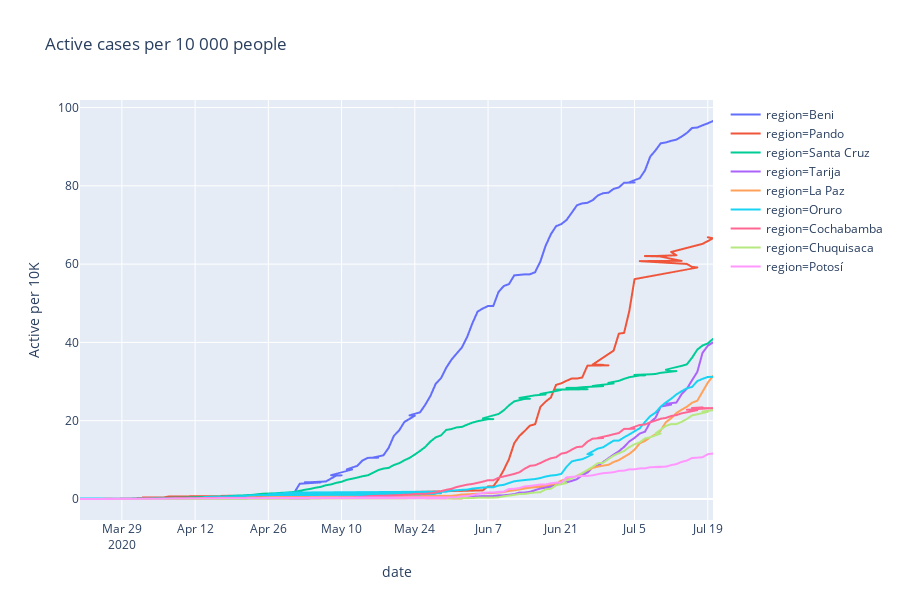

The notebook cell this image was saved under:
### Code cell
temp = df.groupby(['date', 'region'])['active_per_10k'].max().reset_index()
temp = temp.sort_values(['active_per_10k', 'date'], ascending=False)

fig = px.line(temp, x="date", y="active_per_10k", color='region', title='Active cases per 10 000 people', height=600)
fig.update_layout(yaxis_title='Active per 10K')
